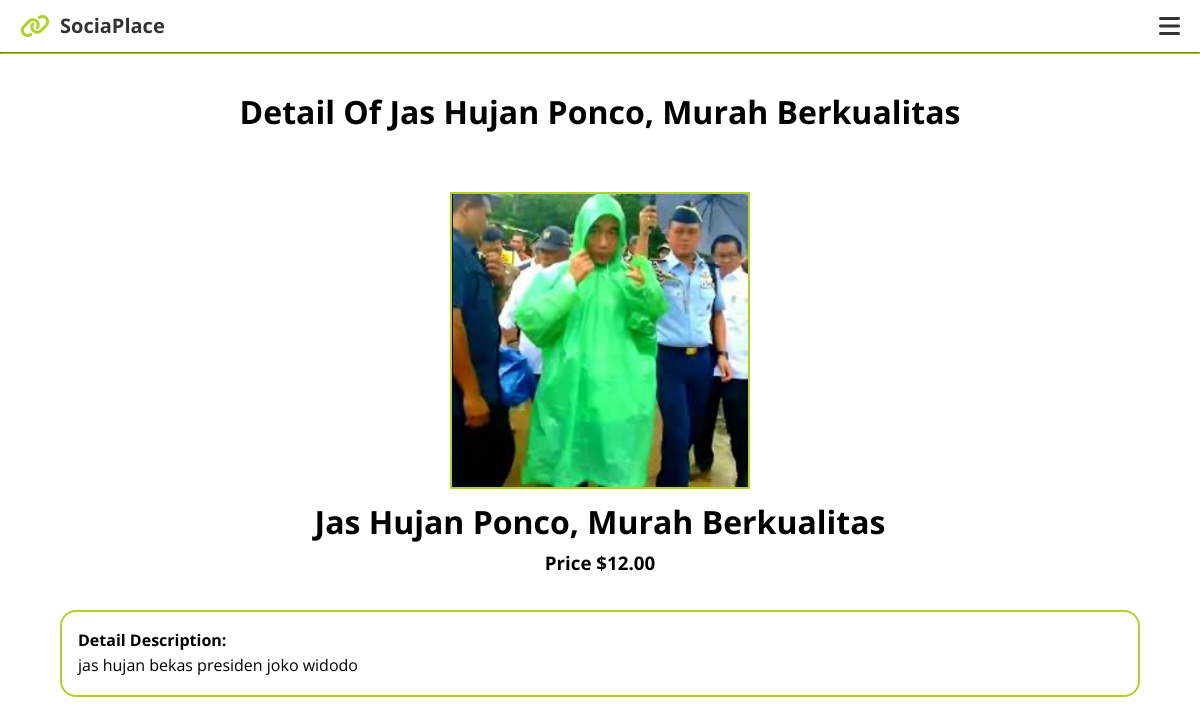
Page /Main/detail.php?id=8 (signed in) on the committed database.
### tables this page shows
CREATE TABLE `seller_post` (
  `id` int(11) NOT NULL,
  `preview` varchar(255) NOT NULL,
  `nama` varchar(255) NOT NULL,
  `price` decimal(10,2) NOT NULL,
  `mini_desc` varchar(255) NOT NULL,
  `detail_desc` text NOT NULL,
  `seller_id` int(11) DEFAULT NULL
);

### Main/detail.php (the view, shortened to what this page needs)
<?php
    include('connect.php');
    $id = $_GET['id'];
    $queryData = "SELECT * FROM seller_post WHERE id = $id";
    $result = mysqli_query($connect, $queryData);
    while($loop = mysqli_fetch_assoc($result)) {
        $data = $loop;
    }
    $imageName = $data['preview'];
?>
<!DOCTYPE html>
<html lang="en">
<head>
    <link rel="stylesheet" href="../Style/style.css">
      <link rel="stylesheet" href="../Style/detail.css">
    <link rel="stylesheet" href="https://cdnjs.cloudflare.com/ajax/libs/font-awesome/6.7.1/css/all.min.css" />
</head>
<body>
<nav class="nav__wrapper">
    <div class="nav__container">
        <div class="logo">
            <i class="fa-solid fa-link logo__symbol"></i>
            <h1 class="logo__text">SociaPlace</h1>
        </div>
        <button class="menu__button" id="menu-toggle" onclick="toggleMenu()">
            <i class="fa-solid fa-bars" id="burger"></i>
        </button>
    </div>
</nav>
<hr>
        <div class="title">
            <h1>Detail Of <?=$data['nama']?></h1>
        </div>
      <div class="container">
      <div class="wrapper">
            <div class="img" >
                <img src="../Image/<?php echo $imageName;?>" alt="<?php echo $data['nama']; ?>" width="300px" >
            </div>
                <div class="nama" >
                    <h1><?=$data['nama']?></h1>
                </div>
                <div class="price" >
                    <h3>Price $<?=$data['price']?></h3>
                </div>
            <div class="detail" >
                <h4>Detail Description:</h4>
                <p><?=$data['detail_desc']?></p>
            </div>
       </div>
      </div>
</body>
</html>

### Style/style.css (style rules this page uses)
* { margin: 0; padding: 0; box-sizing: border-box; max-width: 100%; }
body, html { overflow-x: hidden; }
body { font-family: 'Poppins', sans-serif; line-height: 1.6; }
hr { border-color: #b0d12a; color: #b0d12a; }
.nav__wrapper { background-color:transparent; padding: 10px 20px; }
.nav__container { display: flex; justify-content: space-between; align-items: center; position: relative; }
.logo { display: flex; align-items: center; }
.logo__symbol { font-size: 24px; color: #b0d12a; margin-right: 10px; }
.logo__text { font-size: 20px; font-weight: bold; color: #333; }
.menu__button { display: flex; justify-content: center; align-items: center; background: none; border: none; cursor: pointer; font-size: 20px; }
#burger, #cancel { font-size: 24px; color: #333; }

### Style/detail.css (style rules this page uses)
*, html { padding: 0; margin: 0; box-sizing: border-box; font-family: 'Open Sans', sans-serif; }
.title { width: 100vw; display: flex; justify-content: center; align-items: center; margin-top: 2rem; margin-bottom: 1rem; }
.title h1 { display: flex; justify-content: center; align-items: center; }
.container { height: 80vh; width: 100vw; display: flex; flex-direction: column; flex-wrap: wrap; justify-content: center; align-items: center; }
.wrapper { display: flex; flex-direction: column; flex-wrap: wrap; justify-content: center; align-items: center; position: absolute; top: 24%; }
.img img { border: solid 2px #b0d12a; }
.detail { width: 90vw; height: auto; padding: 1rem; border: solid 2px #b0d12a; border-radius: 1rem; margin-top: 2rem; }

### rows in the picture
seller_post: nama "Jas Hujan Ponco, Murah Berkualitas", preview (picture), price "12.00", detail_desc "jas hujan bekas presiden joko widodo"
